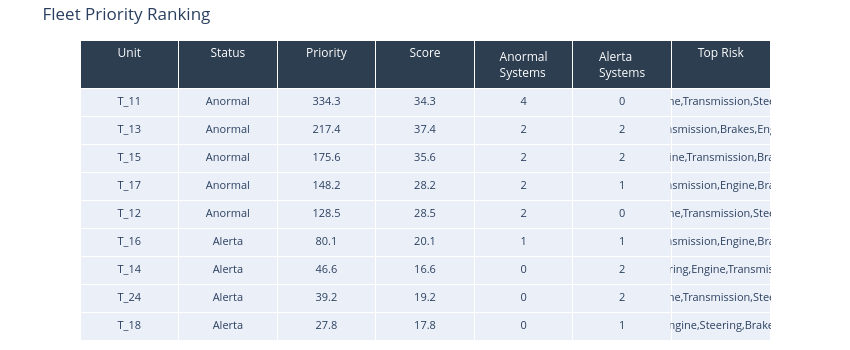

Notebook cell for this chart:
### Code cell
# Figure 3: Unit Priority Table (sorted, with status and key info)
priority_table = unit_health.sort_values('priority_score', ascending=False)[[
    'unit', 'overall_status', 'priority_score', 'unit_score', 
    'n_anormal_systems', 'n_alerta_systems', 'top_risk_systems'
]].copy()
priority_table.columns = ['Unit', 'Status', 'Priority', 'Score', 'Anormal Systems', 'Alerta Systems', 'Top Risk']

# Color rows by status
fill_colors = [STATUS_COLORS.get(s, '#ffffff') + '40' for s in priority_table['Status']]

fig_priority_table = go.Figure(data=[go.Table(
    header=dict(
        values=list(priority_table.columns),
        fill_color='#2c3e50', font=dict(color='white', size=12),
        align='center'
    ),
    cells=dict(
        values=[priority_table[c] for c in priority_table.columns],
        align='center', height=28,
        font=dict(size=11)
    )
)])
fig_priority_table.update_layout(title='Fleet Priority Ranking', height=350, width=850, margin=dict(t=40, b=10))
fig_priority_table.show()

### Figure 1 — Plotly figure (JSON) as saved in the notebook; plotly's stock layout.template omitted (floating-point values rounded to 4 significant figures)
{"data": [{"cells": {"align": "center", "font": {"size": 11}, "height": 28, "values": [["T_11", "T_13", "T_15", "T_17", "T_12", "T_16", "T_14", "T_24", "T_18", "T_10"], ["Anormal", "Anormal", "Anormal", "Anormal", "Anormal", "Alerta", "Alerta", "Alerta", "Alerta", "Normal"], [334.3, 217.4, 175.6, 148.2, 128.5, 80.1, 46.6, 39.2, 27.8, 12.4], [34.3, 37.4, 35.6, 28.2, 28.5, 20.1, 16.6, 19.2, 17.8, 12.4], [4, 2, 2, 2, 2, 1, 0, 0, 0, 0], [0, 2, 2, 1, 0, 1, 2, 2, 1, 0], [["Engine", "Transmission", "Steering"], ["Transmission", "Brakes", "Engine"], ["Engine", "Transmission", "Brakes"], ["Transmission", "Engine", "Brakes"], ["Engine", "Transmission", "Steering"], ["Transmission", "Engine", "Brakes"], ["Steering", "Engine", "Transmission"], ["Engine", "Transmission", "Steering"], ["Engine", "Steering", "Brakes"], ["Engine", "Transmission", "Brakes"]]]}, "header": {"align": "center", "fill": {"color": "#2c3e50"}, "font": {"color": "white", "size": 12}, "values": ["Unit", "Status", "Priority", "Score", "Anormal Systems", "Alerta Systems", "Top Risk"]}, "type": "table"}], "layout": {"height": 350, "margin": {"b": 10, "t": 40}, "title": {"text": "Fleet Priority Ranking"}, "width": 850}}
